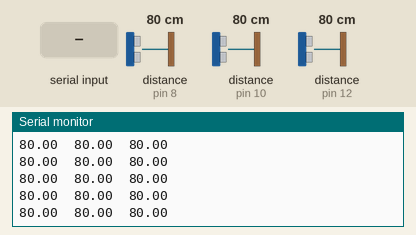
This sketch was run on a simulated Arduino Uno, built with avr-gcc and run on an emulated ATmega328P. Parts: the last lines printed to the serial monitor. Wiring (inferred from the names in the program): 3 × ultrasonic range finder: trigger pin 7, echo pin 8 / trigger pin 9, echo pin 10 / trigger pin 11, echo pin 12. The inputs (shaded band) are chosen by the test bench; at power-on: distance to the obstacle (sensors on pin 8, pin 10, pin 12) 80 cm. The echo pulse lasts 58.3 µs per cm.

Above: at 1.2 s.
1.3 s: distance to the obstacle (sensor on pin 8) set to 4 cm
At 1.8 s:
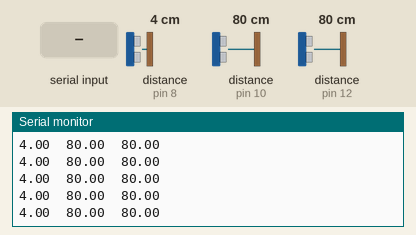
4.3 s: distance to the obstacle (sensor on pin 10) set to 18 cm
At 4.9 s:
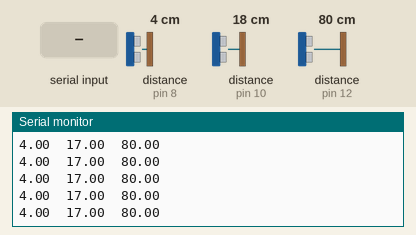
7.3 s: distance to the obstacle (sensor on pin 12) set to 60 cm
At 8.0 s:
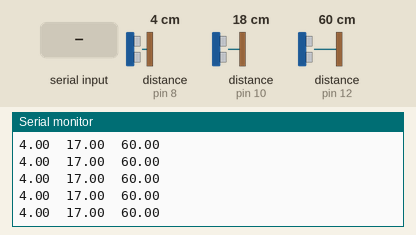
10.3 s: "1" received over the second serial link
11.8 s: distance to the obstacle (sensor on pin 12) set to 4 cm
At 12.8 s:
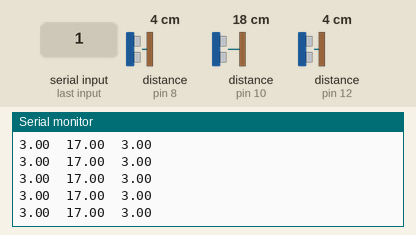
14.8 s: "0" received over the second serial link
Timing chart, 0 to 17.2 s (numbered marks = the images above; inputs shaded):
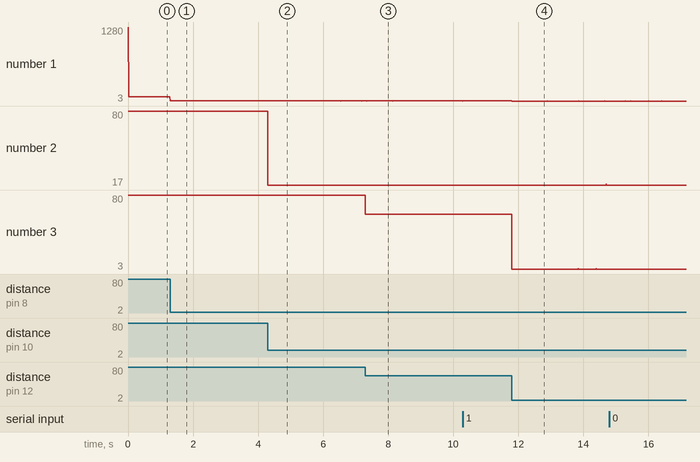

The sketch:

sensor.ino
```cpp
#include <Wire.h>
#include <SoftwareSerial.h>
// int SDA = 4;
// int SCL = 5;
float ultra_sonic[3]= {0,0,0};
int hall_sensor[4];

// pins
#define tx_GPS 3
#define rx_GPS 4
int ultrasonic_trig[3] = { 7, 9, 11 };
int ultrasonic_echo[3] = { 8, 10, 12 };

SoftwareSerial ss(rx_GPS, tx_GPS);

void setup() {
  Wire.begin(0);
  Serial.begin(115200);
  ss.begin(115200);
  Wire.onReceive(receiveEvent);
  for (int i = 0; i < 3; i++) {
    Serial.print(i);
    pinMode(ultrasonic_trig[i], OUTPUT);
    pinMode(ultrasonic_echo[i], INPUT);
  }
}

void loop() {
  for (int i = 0; i < 3; i++) {
    digitalWrite(ultrasonic_trig[i], LOW);
    delayMicroseconds(2);
    float duration;
    digitalWrite(ultrasonic_trig[i], HIGH);
    delayMicroseconds(5);
    digitalWrite(ultrasonic_trig[i], LOW);
    duration = pulseIn(ultrasonic_echo[i], HIGH);
    ultra_sonic[i] = microsecondsToCentimeters(duration);
    Serial.print(ultra_sonic[i]); Serial.print("  ");
  }
  while (ss.available() > 0){
    // get the byte data from the GPS
    byte gpsData = ss.read();
    Serial.println(gpsData);
    Serial.println("---GPSData---");
  }

  Serial.println();
}


long microsecondsToCentimeters(long microseconds) {
  return microseconds / 29 / 2;
}

void receiveEvent(){
  for(int i = 0; i < 4; i++){
    hall_sensor[i] = Wire.read();
    // Serial.print(hall_sensor[i]);
  }
  // Serial.println();
}
```

Measured:
- after the input at 1.3 s, the serial monitor: prints a new line at once (image 1)
- after the input at 4.3 s, the serial monitor: prints a new line at once (image 2)
- after the input at 7.3 s, the serial monitor: prints a new line at once (image 3)
- after the input at 11.8 s, the serial monitor: prints a new line at once (image 4)
- plotted number 1: 80 → 4 after the input at 1.3 s
- plotted number 2: 80 → 17 after the input at 4.3 s
- plotted number 3: 80 → 60 after the input at 4.3 s
